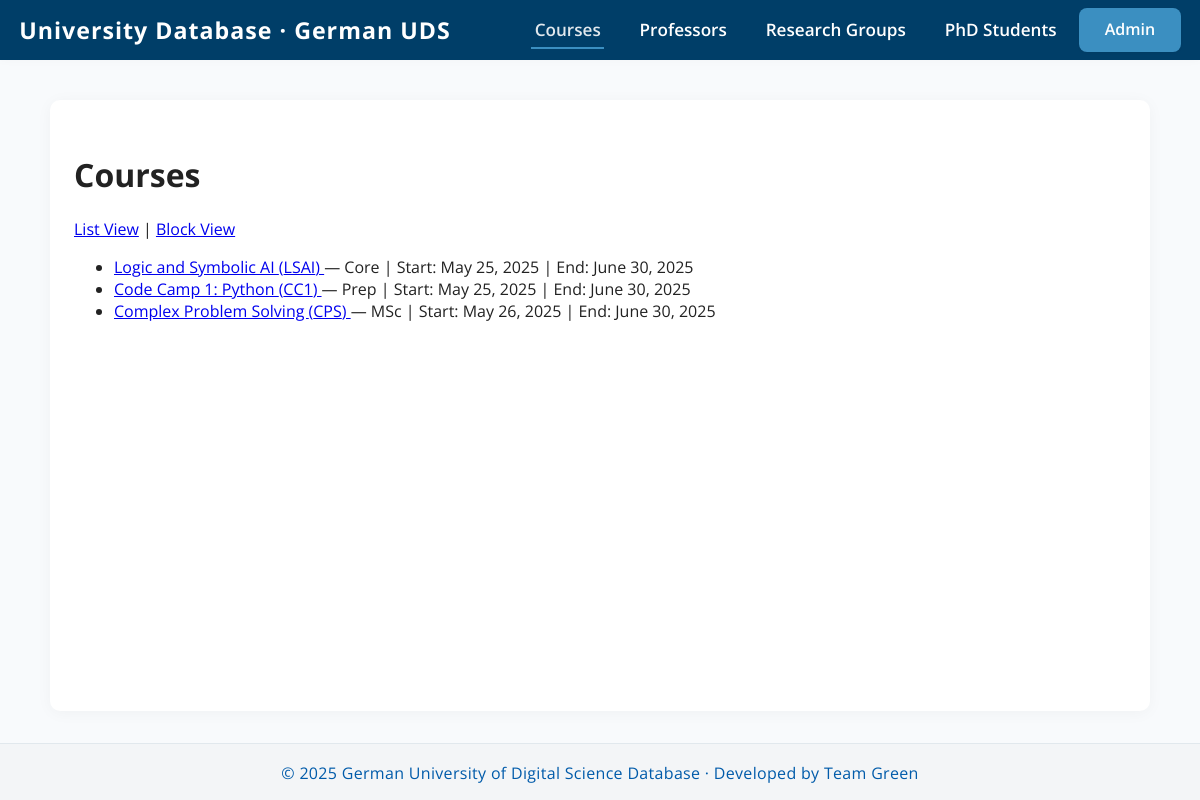
The app's page /courses/?view=list with its own data.
### university/models.py (models this page shows, shortened)
class Course(models.Model):
    name = models.CharField(max_length=255)
    description = models.TextField()
    image_url = models.URLField(blank=True)
    credits = models.PositiveSmallIntegerField()
    code = models.CharField(max_length=20, unique=True)
    start_date = models.DateField()
    end_date = models.DateField()
    format = models.CharField(max_length=50)
    level = models.CharField(max_length=50)
    professors = models.ManyToManyField(Professor, related_name='courses', through='ProfessorCourse')
    research_groups = models.ManyToManyField(ResearchGroup, related_name='courses', through='CourseResearch')

### university/views.py (the view)
# urls.py: path('courses/', views.course_list, name='course_list'),
def course_list(request):
    view_mode = request.GET.get('view', 'block')
    courses = Course.objects.all()
    return render(request, 'university/courses_list.html', {
        'courses': courses,
        'view_mode': view_mode,
    })

### university/templates/university/courses_list.html (shortened to what this page needs)
{% extends "university/base.html" %}
{% block content %}
<h1>Courses</h1>
<div>
  <a href="?view=list">List View</a> | <a href="?view=block">Block View</a>
</div>
{% if view_mode == "list" %}
  <ul>
    {% for course in courses %}
      <li>
        <a href="{% url 'course_detail' course.id %}">
          {{ course.name }} ({{ course.code }})
        </a>
        — {{ course.level }}
        {% if course.start_date %} | Start: {{ course.start_date }}{% endif %}
        {% if course.end_date %} | End: {{ course.end_date }}{% endif %}
      </li>
    {% empty %}
      <li>No courses found.</li>
    {% endfor %}
  </ul>
{% endif %}
{% endblock %}

### university/templates/university/base.html (style rules this page uses)
:root { --primary: #005baa; --secondary: #3b8fc1; --light-bg: #f8fafc; --white: #fff; --nav-bg: #003e68; --nav-text: #fff; --nav-hover: #e1e8ed; --footer-bg: #f3f5f7; --footer-text: #005baa; --body-text: #222; }
html { box-sizing: border-box; font-size: 16px; }
*, *:before, *:after { box-sizing: inherit; }
body { margin: 0; font-family: 'Open Sans', Arial, Helvetica, sans-serif; background: var(--light-bg); color: var(--body-text); min-height: 100vh; display: flex; flex-direction: column; font-size: 1rem; }

### records on screen
Course: name "Logic and Symbolic AI", code "LSAI", level "Core", start_date "May 25, 2025", end_date "June 30, 2025"
Course: name "Code Camp 1: Python", code "CC1", level "Prep", start_date "May 25, 2025", end_date "June 30, 2025"
Course: name "Complex Problem Solving", code "CPS", level "MSc", start_date "May 26, 2025", end_date "June 30, 2025"
